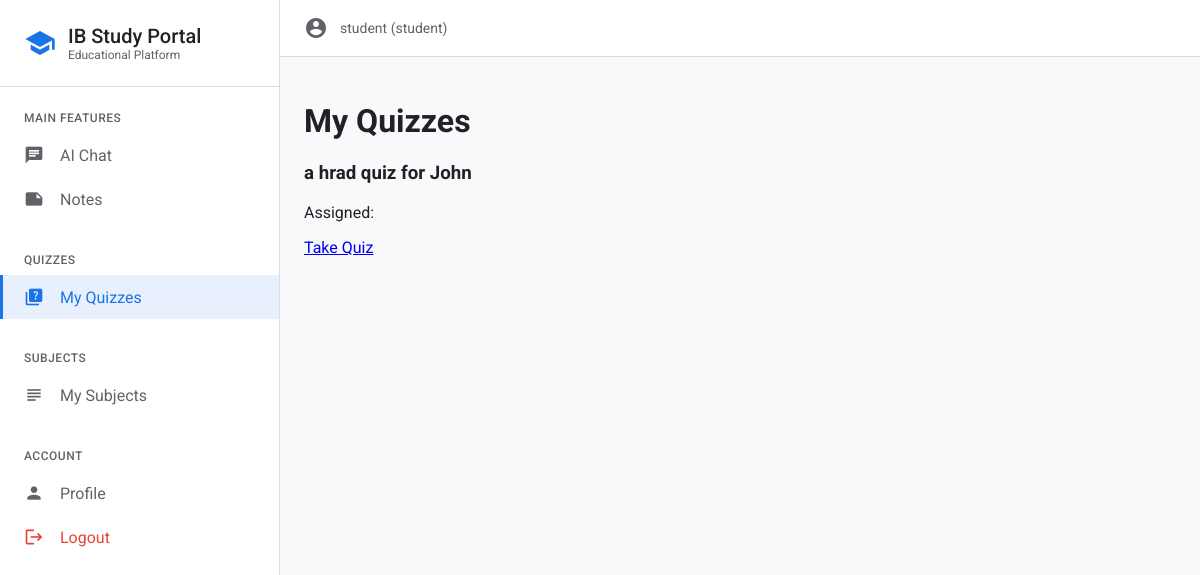
The app's page /student_quizzes (signed in), older data.
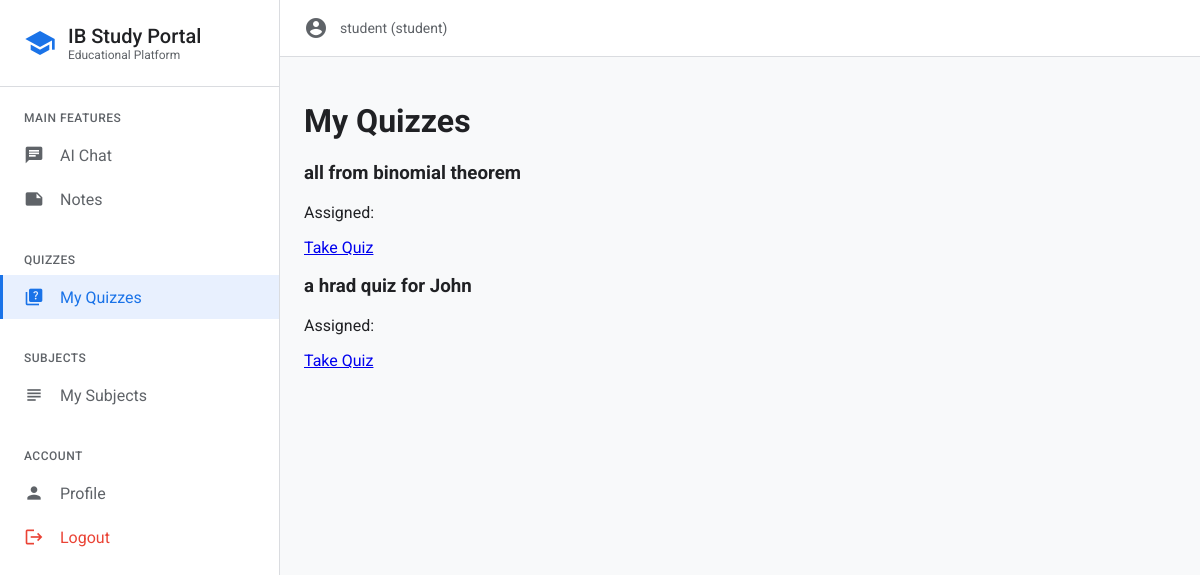
The same page, newer data.
### tables this page shows
CREATE TABLE quizzes (id INTEGER PRIMARY KEY AUTOINCREMENT,title TEXT NOT NULL,subject_id INTEGER,teacher_id INTEGER,questions TEXT NOT NULL,created_at TIMESTAMP DEFAULT CURRENT_TIMESTAMP,FOREIGN KEY (subject_id) REFERENCES subjects (id),FOREIGN KEY (teacher_id) REFERENCES users (id));

### auth.py (the view)
	def wrapper(*args,**kwargs):
		if 'user_id' not in session:
			flash('You need to login first','error')
			return redirect(url_for('login'))
		return f(*args,**kwargs)

### app.py (called while the page is built)
@app.route('/student_quizzes')
@login_required
def student_quizzes():
	user=get_current_user()
	if user['role']!='student':
		flash('Access denied.','error')
		return redirect(url_for('index'))
	quizzes=get_student_quizzes(user['id'])
	return render_template('student_quizzes.html',quizzes=quizzes)

### auth.py (called while the page is built)
def login_required(f):
	def wrapper(*args,**kwargs):
		if 'user_id' not in session:
			flash('You need to login first','error')
			return redirect(url_for('login'))
		return f(*args,**kwargs)
	wrapper.__name__=f.__name__
	return wrapper

def get_current_user():
	user_id,username,role=session.get('user_id'),session.get('username'),session.get('role')
	return {'id':user_id,'username':username,'role':role}

### db.py (called while the page is built)
def get_db_connection():return sqlite3.connect(DATABASE)

def get_student_quizzes(student_id):
	conn=get_db_connection()
	cursor=conn.cursor()
	cursor.execute('''SELECT q.* FROM quizzes q JOIN quiz_assignments qa ON q.id = qa.quiz_id WHERE qa.student_id = ? ORDER BY q.created_at DESC''',(student_id,))
	quizzes=[{'id':row[0],'title':row[1],'subject_id':row[2],'teacher_id':row[3],'questions':json.loads(row[4]),'created_at':row[5]} for row in cursor.fetchall()]
	conn.close()
	return quizzes

### templates/student_quizzes.html (shortened to what this page needs)
{% extends "base.html" %}
{% block content %}
<div class="max-w-6xl mx-auto">
    <h1 class="text-3xl font-bold mb-8 bg-gradient-to-r from-blue-400 to-purple-400 bg-clip-text text-transparent">My Quizzes</h1>
    {% if quizzes %}
        <div class="grid grid-cols-1 md:grid-cols-2 lg:grid-cols-3 gap-6">
            {% for quiz in quizzes %}
                <div class="bg-gray-800/50 backdrop-blur-sm rounded-xl p-6 border border-gray-700 hover:border-gray-600 transition-all">
                    <h3 class="text-xl font-semibold mb-2 text-white">{{ quiz.title }}</h3>
                    <p class="text-sm text-gray-500 mb-4">Assigned: {{ quiz.assigned_time }}</p>
                    {% if quiz.completed_time %}
                        <div class="mb-4">
                            <div class="flex justify-between items-center mb-2">
                                <span class="text-sm text-gray-300">Score:</span>
                                <span class="text-lg font-bold {% if quiz.score >= 80 %}text-green-400{% elif quiz.score >= 60 %}text-yellow-400{% else %}text-red-400{% endif %}">
                                    {{ quiz.score }}%
                                </span>
                            </div>
                            <p class="text-xs text-gray-500">Completed: {{ quiz.completed_time }}</p>
                        </div>
                        <div class="bg-gray-700/50 rounded-lg p-3 text-center">
                            <span class="text-gray-400 text-sm">Completed</span>
                        </div>
                    {% else %}
                        <a href="{{ url_for('take_quiz', quiz_id=quiz.id) }}"
                           class="block w-full bg-gradient-to-r from-blue-600 to-blue-700 hover:from-blue-700 hover:to-blue-800 text-white px-4 py-3 rounded-lg text-center font-medium transition-all transform hover:scale-105">
                            Take Quiz
                        </a>
                    {% endif %}
                </div>
            {% endfor %}
        </div>
    {% else %}
        <div class="bg-gray-800/50 backdrop-blur-sm rounded-xl p-12 border border-gray-700 text-center">
            <h3 class="text-xl font-semibold mb-4 text-gray-300">No quizzes assigned</h3>
            <p class="text-gray-400">Your teachers haven't assigned any quizzes yet.</p>
        </div>
    {% endif %}
</div>
{% endblock %}

Row changes from the older to the newer data that the page shows:
added quizzes: title "all from binomial theorem"
